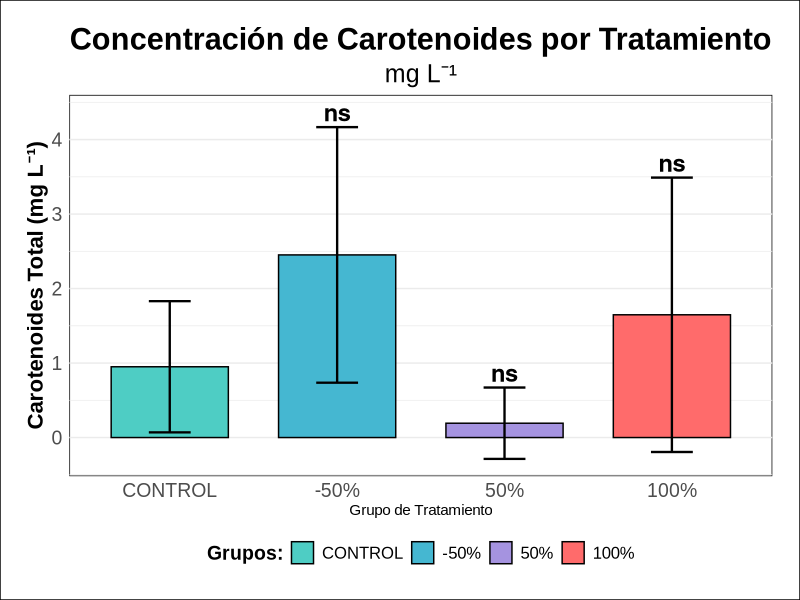
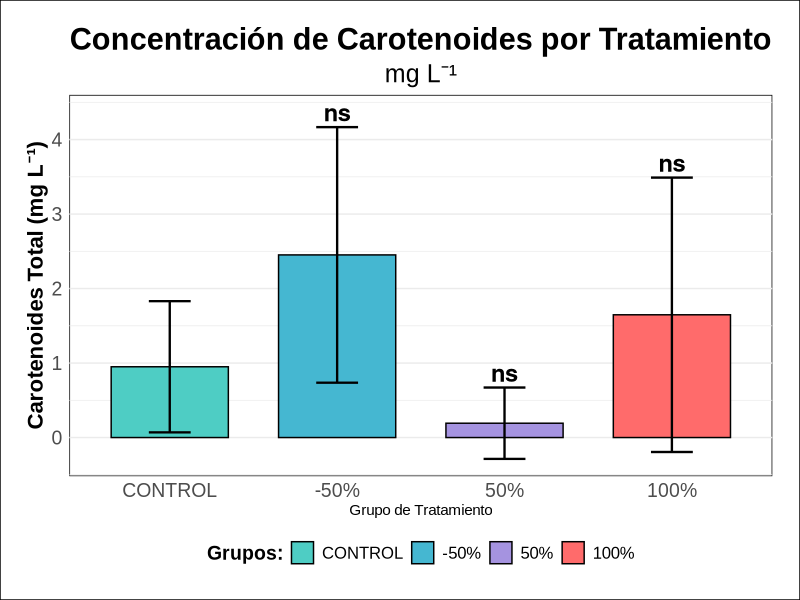

Write the R code that produced these figures, in order.
# ==========================================================================
# Concentración de carotenoides por tratamiento
# ==========================================================================
# Autor: Dr. José Juan Torres Martínez
# Docente de Ciencias Químicas
# Universidad Autónoma de San Luis Potosí (UASLP)
# México
#
# Material académico para estudiantes
#
# Descripción: Análisis estadístico (prueba de Dunnett) y gráfico de la concentración de carotenoides por tratamiento.
# ==========================================================================


# 1. CARGAR PAQUETES Y DATOS
# ----------------------------------
library(tidyverse)
library(multcomp)
library(ggtext)

# Nuevos datos de carotenoides calculando la media de las repeticiones
datos_carotenoides <- data.frame(
  Grupo = factor(rep(c("CONTROL", "-50%", "50%", "100%"), each = 3), levels = c("CONTROL", "-50%", "50%", "100%")),
  Repetición = factor(rep(1:3, 4)),
  Carotenoides_Total = c(1.607437, 1.293179, -0.050430,
                         2.116677, 0.928509, 4.309613,
                         0.011860, -0.170163, 0.735460,
                         2.969862, 2.429413, -0.455743)
)

# ----------------------------------
# 2. ANÁLISIS ESTADÍSTICO
# ----------------------------------
dunnett_resultados_carotenoides <- datos_carotenoides %>%
  group_by(NULL) %>% # No agrupamos por días
  group_modify(~ {
    .x$Grupo <- relevel(.x$Grupo, ref = "CONTROL")
    modelo <- aov(Carotenoides_Total ~ Grupo, data = .x)
    dunnett <- glht(modelo, linfct = mcp(Grupo = "Dunnett"))
    resumen <- summary(dunnett)
    
    data.frame(
      contrast = names(coef(dunnett)),
      estimate = as.numeric(coef(dunnett)),
      p.value = as.numeric(resumen$test$pvalues),
      stringsAsFactors = FALSE
    )
  }) %>%
  ungroup() %>%
  mutate(
    contrast = str_remove(contrast, " - CONTROL"),
    p.adj = p.value,
    p.adj.signif = case_when(
      p.adj > 0.05 ~ "ns",
      p.adj <= 0.05 & p.adj > 0.01 ~ "*",
      p.adj <= 0.01 & p.adj > 0.001 ~ "**",
      p.adj <= 0.001 ~ "***"
    )
  )

# Preparar datos para gráfico
datos_resumen_carotenoides <- datos_carotenoides %>%
  group_by(Grupo) %>%
  summarise(
    Media_Carotenoides = mean(Carotenoides_Total),
    DE_Carotenoides = sd(Carotenoides_Total),
    n = n(),
    .groups = "drop"
  )

resultados_grafico_carotenoides <- datos_resumen_carotenoides %>%
  filter(Grupo != "CONTROL") %>%
  left_join(dunnett_resultados_carotenoides, by = c("Grupo" = "contrast")) %>%
  mutate(y.position = Media_Carotenoides + DE_Carotenoides + 0.2) # Ajuste menor para la posición de las etiquetas

# ----------------------------------
# 3. GRÁFICO CON LEYENDA
# ----------------------------------
grafico_final_carotenoides <- ggplot(datos_resumen_carotenoides, aes(x = Grupo, y = Media_Carotenoides, fill = Grupo)) +
  geom_bar(stat = "identity", color = "black", position = position_dodge(), width = 0.7) +
  geom_errorbar(aes(ymin = Media_Carotenoides - DE_Carotenoides,
                    ymax = Media_Carotenoides + DE_Carotenoides),
                width = 0.25,
                position = position_dodge(0.7),
                size = 0.8) +
  scale_fill_manual(values = c("CONTROL" = "#4ECDC4",
                               "-50%" = "#45B7D1",
                               "50%" = "#A593E0",
                               "100%" = "#FF6B6B"),
                    name = "Grupos:") +
  geom_text(data = resultados_grafico_carotenoides %>% filter(!is.na(p.adj.signif)),
            aes(x = Grupo, y = y.position, label = p.adj.signif),
            size = 6, fontface = "bold", color = "black",
            position = position_dodge(width = 0.7)) +
  labs(
    title = "Concentración de Carotenoides por Tratamiento",
    subtitle = "mg L⁻¹",
    x = "Grupo de Tratamiento",
    y = "Carotenoides Total (mg L⁻¹)"
  ) +
  theme_minimal() +
  theme(
    text = element_text(family = "Arial"),
    plot.background = element_rect(fill = "white"),
    panel.background = element_rect(fill = "white"),
    plot.title = element_text(face = "bold", hjust = 0.5, size = 22),
    plot.subtitle = element_text(hjust = 0.5, size = 18),
    axis.title.y = element_text(face = "bold", size = 16),
    axis.text.x = element_text(size = 14),
    axis.text.y = element_text(size = 14),
    legend.position = "bottom",
    legend.title = element_text(face = "bold", size = 14),
    legend.text = element_text(size = 12),
    panel.grid.major.x = element_blank(),
    panel.grid.minor.x = element_blank(),
    plot.margin = margin(20, 20, 20, 20),
    strip.background = element_rect(fill = "lightgray")
  )

# Mostrar gráfico
print(grafico_final_carotenoides)

# Exportar en alta calidad
ggsave("carotenoides_tratamientos.png", plot = grafico_final_carotenoides,
       dpi = 300, bg = "white",
       width = 10, height = 6, units = "in")

# --------------------------------------------------------------------------
# Interpretación: Concentración de Carotenoides por Tratamiento
# --------------------------------------------------------------------------
# - Eje X: Grupo de Tratamiento (CONTROL, -50%, 50% y 100%). Es una variable
#   categórica, sin unidades: cada barra es un tratamiento distinto, no una cantidad
#   que aumente de izquierda a derecha. Los tratamientos son niveles de un factor
#   (por ejemplo, una dosis o condición aplicada al cultivo).
# - Eje Y: Carotenoides Total, en miligramos por litro (mg L⁻¹). La altura de cada
#   barra es la media de las 3 repeticiones de ese tratamiento. La línea vertical
#   que cruza cada barra es la barra de error: muestra la desviación estándar (DE),
#   es decir, cuánto variaron las repeticiones alrededor de la media. También está
#   en mg L⁻¹, igual que el eje Y.
# - Lo que se aprecia: la barra más alta es la del tratamiento -50% (media de
#   aprox. 2.45 mg L⁻¹) y la más baja es la del 50% (media de aprox. 0.19 mg L⁻¹).
#   El CONTROL queda en aprox. 0.95 mg L⁻¹ y el 100% en aprox. 1.65 mg L⁻¹. Las
#   barras de error son grandes, sobre todo en -50% y en 100%: dentro de un mismo
#   tratamiento las repeticiones dieron valores muy distintos entre sí.
# - Qué significa: en promedio, el tratamiento -50% acumuló más carotenoides que el
#   control, mientras que el 50% acumuló menos. Pero como la variación entre
#   repeticiones es grande, la media sola no basta para concluir: hay que mirar los
#   símbolos sobre cada barra, que son el resultado de la prueba de Dunnett, que
#   compara cada tratamiento contra el CONTROL (ns = sin diferencia significativa,
#   p > 0.05; * p ≤ 0.05; ** p ≤ 0.01; *** p ≤ 0.001).

# --------------------------------------------------------------------------
# Qué aprendimos
# --------------------------------------------------------------------------
# - Cómo leer un gráfico de barras con media y desviación estándar: la altura de la
#   barra es el promedio de las repeticiones y la barra de error indica cuánto se
#   dispersaron esas repeticiones.
# - Que el eje X puede ser categórico (tratamientos) y no tener unidades, mientras
#   que el eje Y sí las tiene: aquí, miligramos por litro (mg L⁻¹).
# - Que una media alta con una barra de error grande es menos confiable que una media
#   parecida con una barra de error pequeña, y por eso se usa una prueba estadística
#   (Dunnett) para comparar cada tratamiento contra el control.
# - Que el tratamiento -50% tuvo la media más alta de carotenoides (aprox. 2.45 mg L⁻¹)
#   y el 50% la más baja (aprox. 0.19 mg L⁻¹), y que los símbolos sobre las barras
#   indican si cada tratamiento difiere del control según la prueba de Dunnett.
